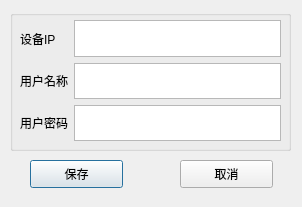
<?xml version="1.0" encoding="UTF-8"?>
<ui version="4.0">
 <class>Dialog</class>
 <widget class="QDialog" name="Dialog">
  <property name="geometry">
   <rect>
    <x>0</x>
    <y>0</y>
    <width>302</width>
    <height>207</height>
   </rect>
  </property>
  <property name="windowTitle">
   <string>连接配置</string>
  </property>
  <widget class="QGroupBox" name="groupBox">
   <property name="geometry">
    <rect>
     <x>10</x>
     <y>10</y>
     <width>281</width>
     <height>141</height>
    </rect>
   </property>
   <property name="title">
    <string/>
   </property>
   <widget class="QWidget" name="layoutWidget">
    <property name="geometry">
     <rect>
      <x>10</x>
      <y>10</y>
      <width>261</width>
      <height>121</height>
     </rect>
    </property>
    <layout class="QGridLayout" name="gridLayout">
     <item row="0" column="1">
      <widget class="QPlainTextEdit" name="plainTextEdit"/>
     </item>
     <item row="1" column="0">
      <widget class="QLabel" name="label_2">
       <property name="font">
        <font>
         <pointsize>9</pointsize>
        </font>
       </property>
       <property name="text">
        <string>用户名称</string>
       </property>
      </widget>
     </item>
     <item row="1" column="1">
      <widget class="QPlainTextEdit" name="plainTextEdit_2"/>
     </item>
     <item row="2" column="0">
      <widget class="QLabel" name="label_3">
       <property name="font">
        <font>
         <pointsize>9</pointsize>
        </font>
       </property>
       <property name="text">
        <string>用户密码</string>
       </property>
      </widget>
     </item>
     <item row="2" column="1">
      <widget class="QPlainTextEdit" name="plainTextEdit_3"/>
     </item>
     <item row="0" column="0">
      <widget class="QLabel" name="label">
       <property name="font">
        <font>
         <pointsize>9</pointsize>
        </font>
       </property>
       <property name="text">
        <string>设备IP</string>
       </property>
      </widget>
     </item>
    </layout>
   </widget>
  </widget>
  <widget class="QPushButton" name="pushButton">
   <property name="geometry">
    <rect>
     <x>30</x>
     <y>160</y>
     <width>93</width>
     <height>28</height>
    </rect>
   </property>
   <property name="text">
    <string>保存</string>
   </property>
  </widget>
  <widget class="QPushButton" name="pushButton_2">
   <property name="geometry">
    <rect>
     <x>180</x>
     <y>160</y>
     <width>93</width>
     <height>28</height>
    </rect>
   </property>
   <property name="text">
    <string>取消</string>
   </property>
  </widget>
 </widget>
 <resources/>
 <connections/>
</ui>
